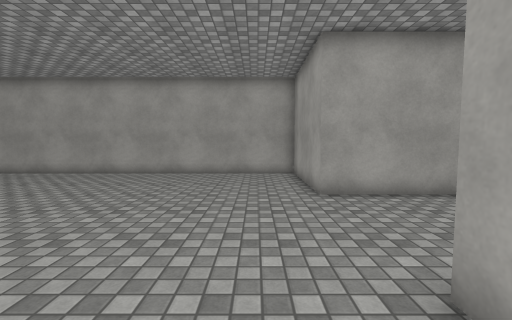
[1] (above)

14 first-person views from a walk through a Unity game level. The camera is 1.4 m above the floor, tilts 4° down and sees 90° across. Doors are open. The floor is counted in squares, 0.9 m on a side. Each view is taken from the middle of a square. On the plan, view 1 faces up. The plan holds only what a view shows up to about 14 squares ahead; the rest is blank. The place goes on beyond the plan. The player is left out. Some animated figures are left out. Surface patterns are stand-ins for the level's own textures.

[2]
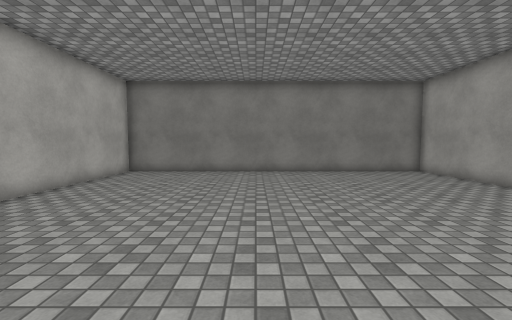

[3]
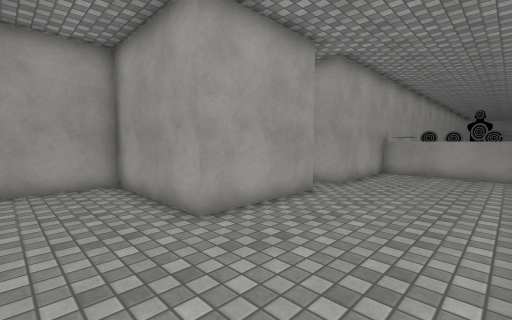

[4]
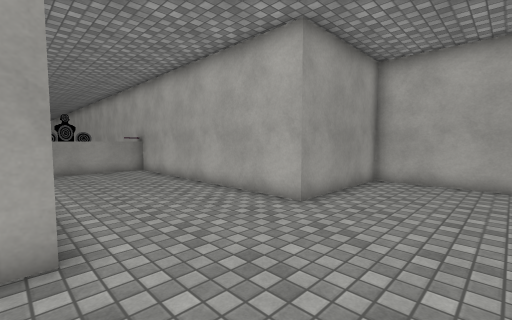

[5]
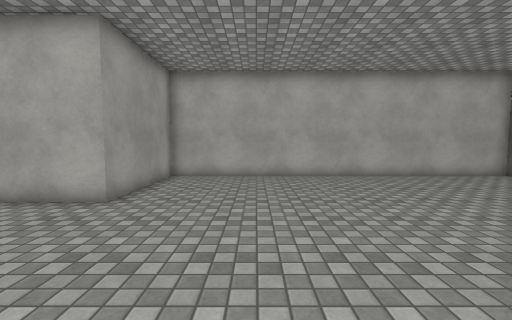

[6]
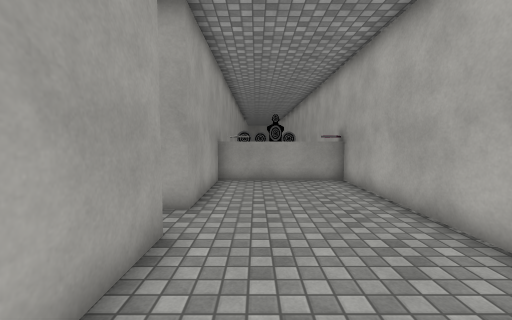

[7]
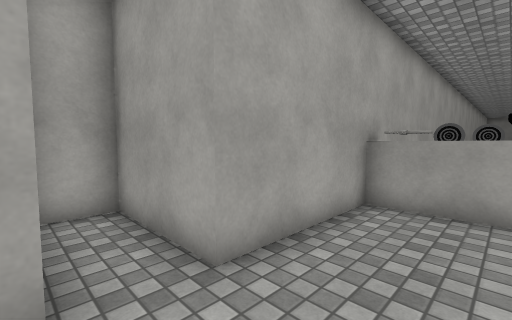

[8]
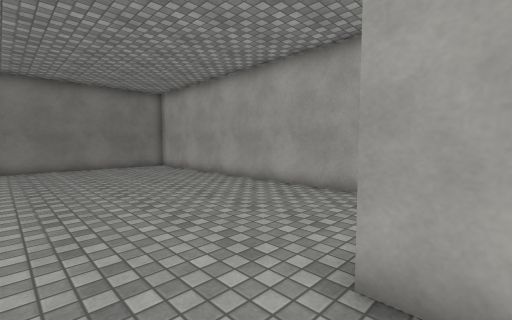

[9]
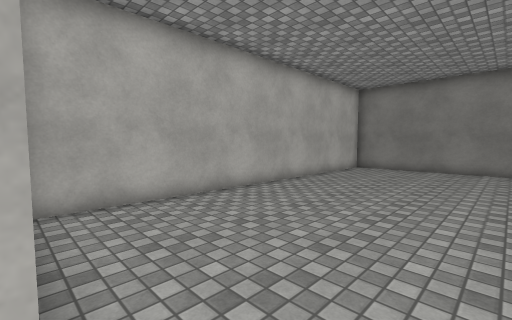

[10]
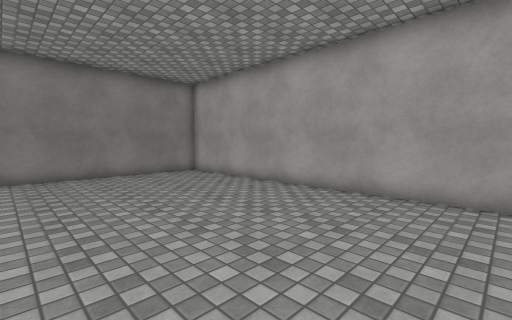

[11]
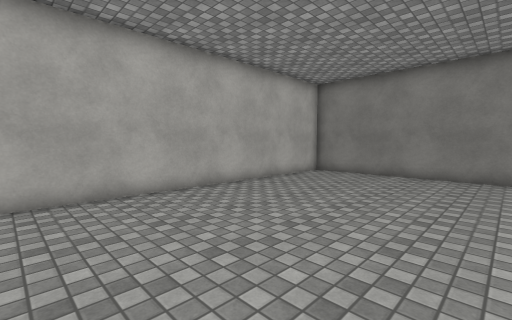

[12]
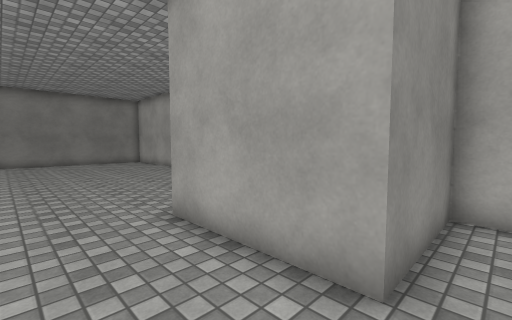

[13]
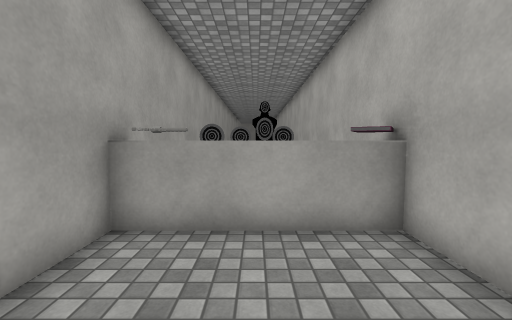

[14]
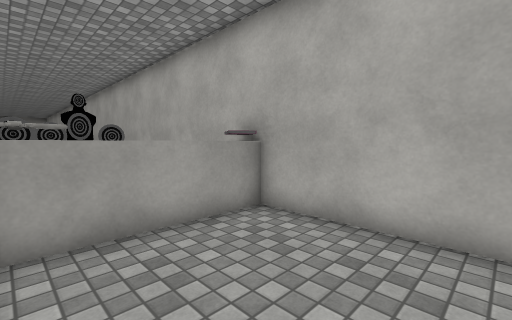

### Floor plan
Points are (right, up) in squares from view 1. A wall is a line through its corners. A room is listed if a view was taken in it or the views show most of it. See-through windows are left out.
Room 1 (views 1, 2, 3, 4, 5, 6, 7, 8, 9, 10, 11, 12, 13, 14)
walls: (6.2, 7.6) (1.9, 7.6) (1.9, 12.7) (-13.5, 12.7) (-13.5, -2.7) (1.9, -2.7) (1.9, 2.4) (15.5, 2.4); (12.4, 3.4) (12.4, 7.6); (15.5, 7.6) (7.9, 7.6)
ways out: open door at (7.3, 7.7) to room 2
objects: other object (12, 3) to (13, 3)
Room 2 (no view inside)
walls: (7.9, 7.6) (7.9, 11.2) (6.2, 11.2) (6.2, 7.6)
ways out: open door at (7.3, 7.7) to room 1

Positions as (right, up) in squares from view 1, and headings:
1: (0, 0), facing up
2: (0, 4), facing left
3: (-1, 3), facing up-right
4: (-2, 8), facing down-right
5: (-2, 9), facing down
6: (2, 6), facing right
7: (6, 5), facing up-right
8: (3, 5), facing up-left
9: (2, 4), facing down-left
10: (-1, 5), facing up-left
11: (-1, 5), facing down-left
12: (7, 5), facing up-left
13: (8, 5), facing right
14: (8, 7), facing down-right
